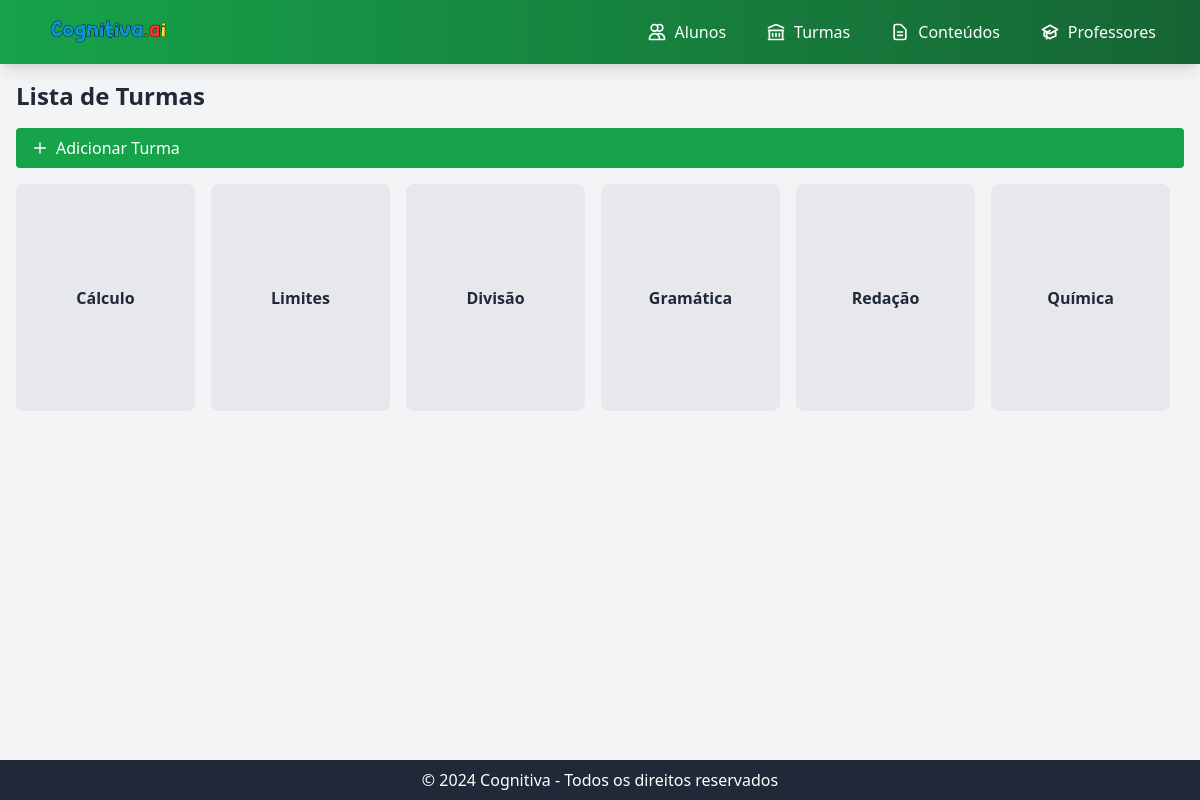
The page /classrooms/ on the database its author committed.
### app/models.py (models this page shows, shortened)
class Classroom(models.Model):
    name = models.CharField(max_length=100)
    teacher = models.ForeignKey(Teacher, on_delete=models.CASCADE, related_name='classrooms')
    students = models.ManyToManyField(Student, related_name='classrooms')

### app/views.py (the view)
# urls.py: path('classrooms/', views.list_classrooms, name='list_classrooms'),
def list_classrooms(request):
    classrooms = Classroom.objects.all()
    return render(request, 'list_classrooms.html', {'classrooms': classrooms})

### app/templates/list_classrooms.html
{% extends 'base.html' %}
{% block content %}
    <h2 class="text-2xl font-semibold mb-4">Lista de Turmas</h2>
    <a href="{% url 'add_classroom' %}" class="inline-block bg-green-600 text-white px-4 py-2 rounded hover:bg-green-800 mb-4 flex items-center">
        <svg class="w-4 h-4 mr-2" fill="none" stroke="currentColor" viewBox="0 0 24 24" xmlns="http://www.w3.org/2000/svg">
            <path stroke-linecap="round" stroke-linejoin="round" stroke-width="2" d="M12 4v16m8-8H4"></path>
        </svg>
        Adicionar Turma
    </a>
    <div class="flex flex-wrap gap-4">
        {% for classroom in classrooms %}
            <div class="flex items-center justify-center p-4 rounded-lg bg-gray-300 bg-opacity-40" style="width: 179px; height: 227px;">
                <h3 class="text-base font-semibold text-center">{{ classroom.name }}</h3>
            </div>
        {% endfor %}
    </div>
{% endblock %}

### rows shown on the page
Classroom: name "Cálculo"
Classroom: name "Limites"
Classroom: name "Divisão"
Classroom: name "Gramática"
Classroom: name "Redação"
Classroom: name "Química"
